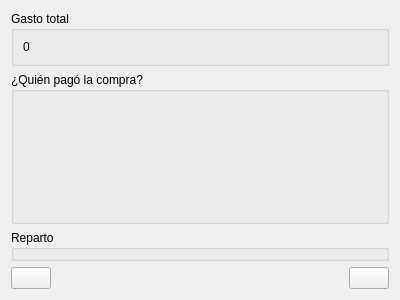
<?xml version="1.0" encoding="UTF-8"?>
<ui version="4.0">
 <class>PlayersSelectorForm</class>
 <widget class="QWidget" name="PlayersSelectorForm">
  <property name="geometry">
   <rect>
    <x>0</x>
    <y>0</y>
    <width>400</width>
    <height>300</height>
   </rect>
  </property>
  <property name="windowTitle">
   <string>Form</string>
  </property>
  <layout class="QVBoxLayout" name="verticalLayout" stretch="0,1,0,0">
   <item>
    <widget class="QGroupBox" name="groupBox">
     <property name="title">
      <string>Gasto total</string>
     </property>
     <layout class="QVBoxLayout" name="verticalLayout_2">
      <item>
       <widget class="QLabel" name="totalPrice">
        <property name="text">
         <string>0</string>
        </property>
       </widget>
      </item>
     </layout>
    </widget>
   </item>
   <item>
    <widget class="QGroupBox" name="payersGroupBox">
     <property name="toolTip">
      <string>&lt;html&gt;&lt;head/&gt;&lt;body&gt;&lt;p&gt;¿Quién ha pagado la compra? Escribe cuánto ha pagado cada usuario (lo puedes dejar en blanco si no ha pagado nada). Esto puede resultar útil si hay más de un ticket pendiente o si, por cualquier motivo, la compra la pagaron varios.&lt;/p&gt;&lt;/body&gt;&lt;/html&gt;</string>
     </property>
     <property name="title">
      <string>¿Quién pagó la compra?</string>
     </property>
     <property name="flat">
      <bool>false</bool>
     </property>
     <property name="checkable">
      <bool>false</bool>
     </property>
    </widget>
   </item>
   <item>
    <widget class="QGroupBox" name="payoutGroupBox">
     <property name="title">
      <string>Reparto</string>
     </property>
    </widget>
   </item>
   <item>
    <layout class="QHBoxLayout" name="horizontalLayout_8">
     <item>
      <layout class="QVBoxLayout" name="verticalLayout_3">
       <item>
        <spacer name="verticalSpacer">
         <property name="orientation">
          <enum>Qt::Vertical</enum>
         </property>
         <property name="sizeHint" stdset="0">
          <size>
           <width>20</width>
           <height>0</height>
          </size>
         </property>
        </spacer>
       </item>
       <item>
        <widget class="QPushButton" name="backBtn">
         <property name="text">
          <string/>
         </property>
         <property name="icon">
          <iconset resource="resources.qrc">
           <normaloff>:/icons/go-back.png</normaloff>:/icons/go-back.png</iconset>
         </property>
         <property name="iconSize">
          <size>
           <width>25</width>
           <height>25</height>
          </size>
         </property>
        </widget>
       </item>
      </layout>
     </item>
     <item>
      <spacer name="horizontalSpacer_2">
       <property name="orientation">
        <enum>Qt::Horizontal</enum>
       </property>
       <property name="sizeHint" stdset="0">
        <size>
         <width>40</width>
         <height>20</height>
        </size>
       </property>
      </spacer>
     </item>
     <item>
      <widget class="QPushButton" name="fileBtn">
       <property name="text">
        <string/>
       </property>
       <property name="icon">
        <iconset resource="resources.qrc">
         <normaloff>:/icons/tick.png</normaloff>:/icons/tick.png</iconset>
       </property>
       <property name="iconSize">
        <size>
         <width>32</width>
         <height>32</height>
        </size>
       </property>
      </widget>
     </item>
    </layout>
   </item>
  </layout>
 </widget>
 <resources>
  <include location="resources.qrc"/>
 </resources>
 <connections/>
</ui>
